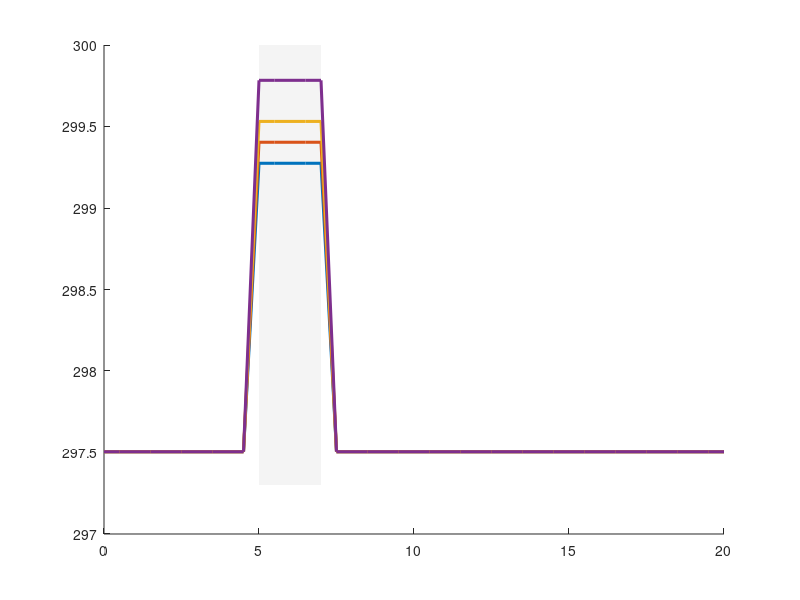

Write the MATLAB code that produced this figure. (Note: this script raises an error after producing the figure.)
%% Figure 2 - Final spatial Raman DTS profiles at t = 60 s

% Fibre position
x = 0:0.5:20;

% Actual reconstructed DTS temperatures at t = 60 s

T_healthy = [ ...
297.504750 297.504750 297.504750 297.504750 297.504750 ...
297.504750 297.504750 297.504750 297.504750 297.504750 ...
299.274390 299.274390 299.274390 299.274390 299.274390 ...
297.504750 297.504750 297.504750 297.504750 297.504750 ...
297.504750 297.504750 297.504750 297.504750 297.504750 ...
297.504750 297.504750 297.504750 297.504750 297.504750 ...
297.504750 297.504750 297.504750 297.504750 297.504750 ...
297.504750 297.504750 297.504750 297.504750 297.504750 ...
297.504750 ];

T_mild = [ ...
297.504750 297.504750 297.504750 297.504750 297.504750 ...
297.504750 297.504750 297.504750 297.504750 297.504750 ...
299.403346 299.403346 299.403346 299.403346 299.403346 ...
297.504750 297.504750 297.504750 297.504750 297.504750 ...
297.504750 297.504750 297.504750 297.504750 297.504750 ...
297.504750 297.504750 297.504750 297.504750 297.504750 ...
297.504750 297.504750 297.504750 297.504750 297.504750 ...
297.504750 297.504750 297.504750 297.504750 297.504750 ...
297.504750 ];

T_moderate = [ ...
297.504750 297.504750 297.504750 297.504750 297.504750 ...
297.504750 297.504750 297.504750 297.504750 297.504750 ...
299.531158 299.531158 299.531158 299.531158 299.531158 ...
297.504750 297.504750 297.504750 297.504750 297.504750 ...
297.504750 297.504750 297.504750 297.504750 297.504750 ...
297.504750 297.504750 297.504750 297.504750 297.504750 ...
297.504750 297.504750 297.504750 297.504750 297.504750 ...
297.504750 297.504750 297.504750 297.504750 297.504750 ...
297.504750 ];

T_severe = [ ...
297.504750 297.504750 297.504750 297.504750 297.504750 ...
297.504750 297.504750 297.504750 297.504750 297.504750 ...
299.783316 299.783316 299.783316 299.783316 299.783316 ...
297.504750 297.504750 297.504750 297.504750 297.504750 ...
297.504750 297.504750 297.504750 297.504750 297.504750 ...
297.504750 297.504750 297.504750 297.504750 297.504750 ...
297.504750 297.504750 297.504750 297.504750 297.504750 ...
297.504750 297.504750 297.504750 297.504750 297.504750 ...
297.504750 ];

%% Plot
figure('Color','w');
hold on;

% Shade inverter region first: 5-7 m
yl = [297.3 300.0];

patch([5 7 7 5], ...
      [yl(1) yl(1) yl(2) yl(2)], ...
      [0.85 0.85 0.85], ...
      'FaceAlpha',0.30, ...
      'EdgeColor','none');

% Spatial DTS profiles
plot(x,T_healthy,'-', ...
    'LineWidth',2.2);

plot(x,T_mild,'-', ...
    'LineWidth',2.2);

plot(x,T_moderate,'-', ...
    'LineWidth',2.2);

plot(x,T_severe,'-', ...
    'LineWidth',2.2);

%% Mark reconstructed hotspot
x_hot = 5;

xline(x_hot,'--', ...
    'x_{hot} = 5 m', ...
    'LineWidth',1.3, ...
    'LabelVerticalAlignment','bottom');

%% Formatting
xlabel('Fibre position, x (m)');
ylabel('Reconstructed DTS temperature (K)');

title('Spatial Raman DTS Response at t = 60 s');

legend('Inverter region', ...
       'Healthy', ...
       'Mild', ...
       'Moderate', ...
       'Severe', ...
       'Location','best');

xlim([0 20]);
ylim(yl);

xticks(0:2:20);

grid on;
box on;

set(gca, ...
    'FontSize',13, ...
    'LineWidth',1.2);

hold off;
